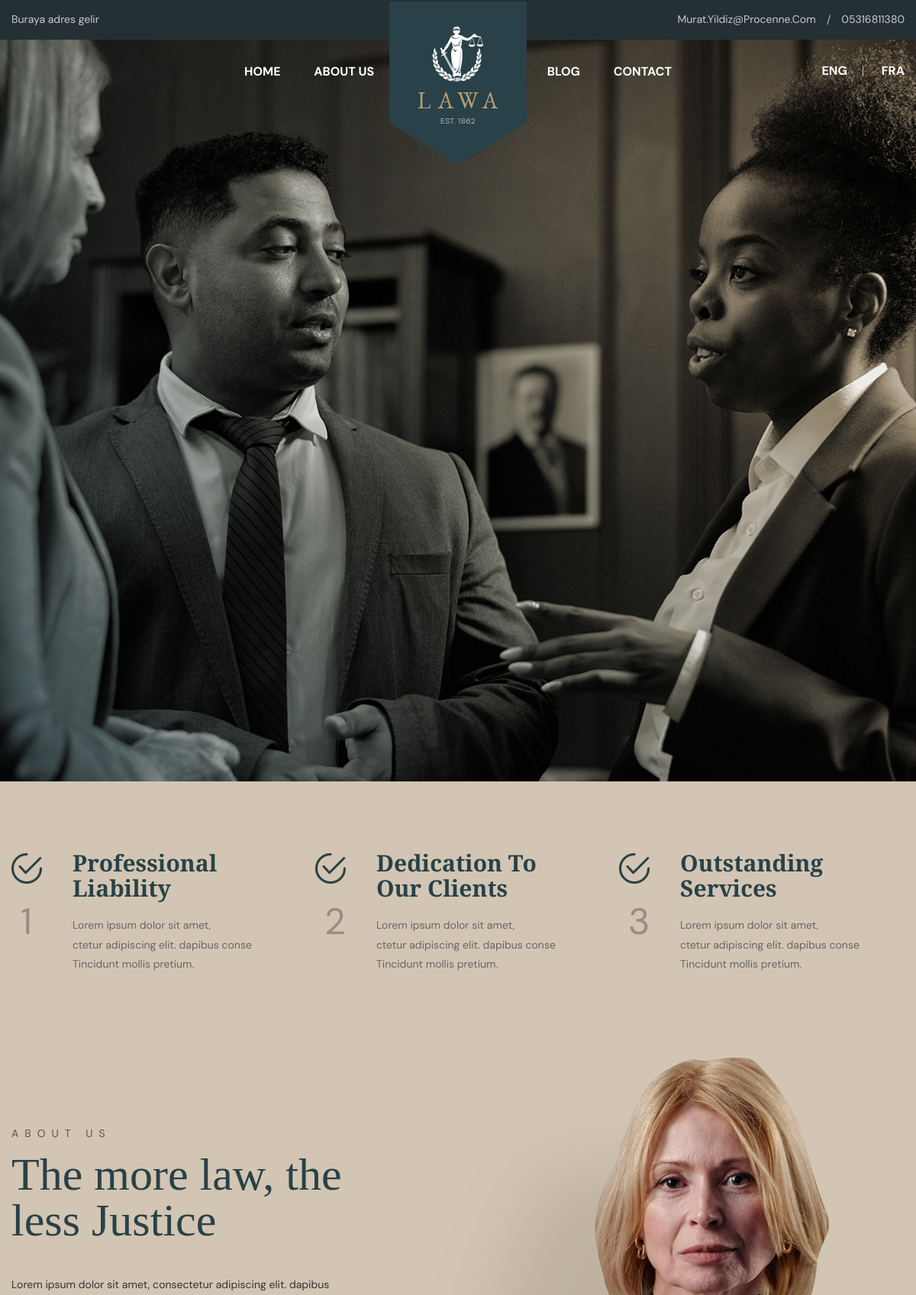
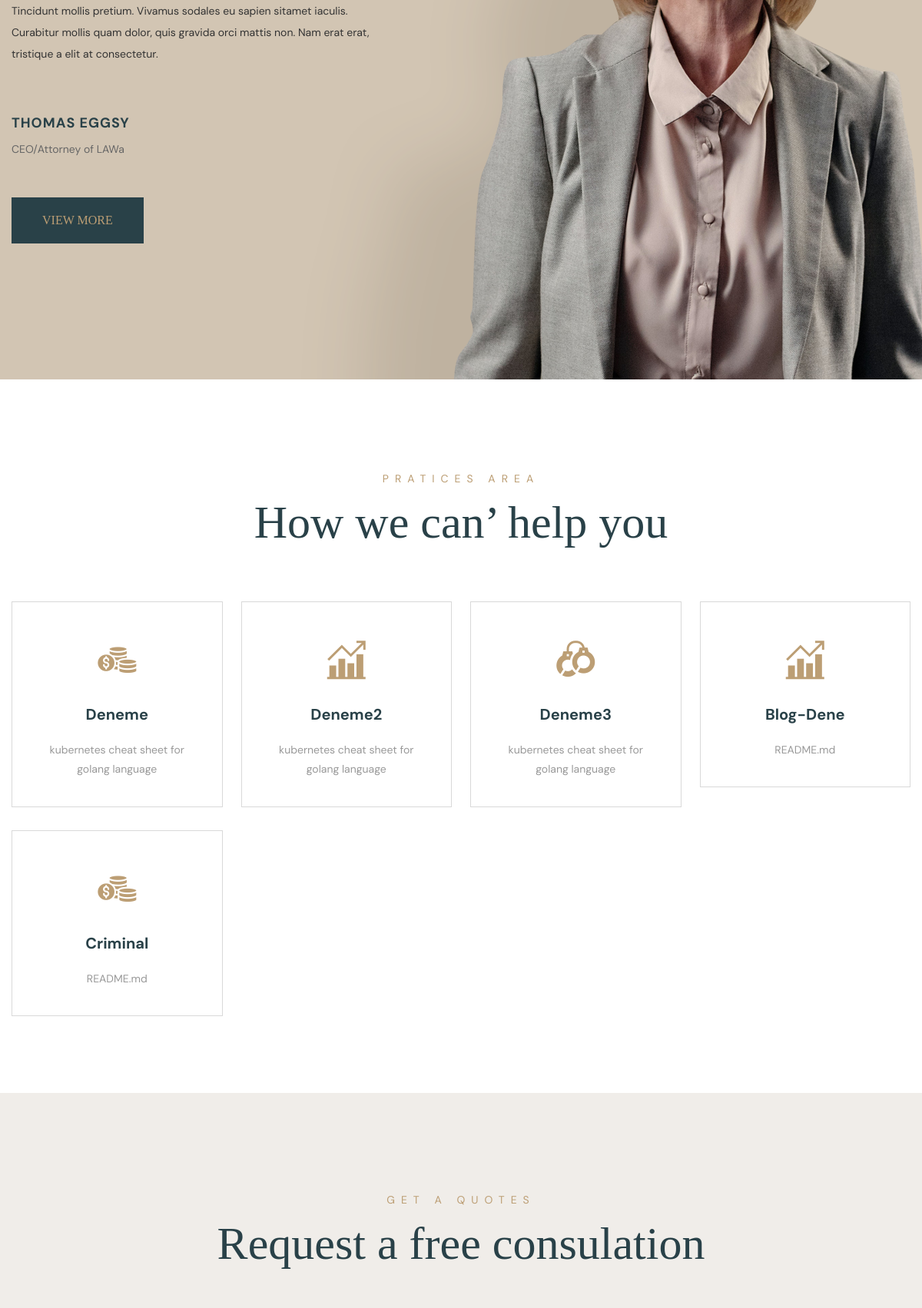
The page / (upper part) on the database its author committed (2 pictures, top to bottom).
### app/models.py (models this page shows, shortened)
class BannerContactInfo(models.Model):
    address = models.CharField(max_length=255, verbose_name="Adres")
    email = models.EmailField(max_length=255, verbose_name="E-Mail")
    phone_number = models.CharField(max_length=20, verbose_name="Telefon")
    twitter_url = models.URLField(max_length=200, verbose_name="Twitter URL", blank=True, null=True)
    linkedin_url = models.URLField(max_length=200, verbose_name="LinkedIn URL", blank=True, null=True)

class Services(models.Model):
    SERVICES_CHOICES = [
        ('flaticon-money-1', 'flaticon-money-1'),
        ('flaticon-sedan-car-front', 'flaticon-sedan-car-front'),
        ('flaticon-shelter', 'flaticon-shelter'),
        ('flaticon-dollar', 'flaticon-dollar'),
        ('flaticon-trend', 'flaticon-trend'),
        ('flaticon-plumber', 'flaticon-plumber'),
        ('flaticon-building', 'flaticon-building'),
        ('flaticon-handcuff', 'flaticon-handcuff'),
    ]
    Services_Icon = models.CharField(max_length=25, choices=SERVICES_CHOICES, default='flaticon-handcuff')
    headers = models.CharField(max_length=255, verbose_name="Headers")
    Description = models.CharField(max_length=255, verbose_name="Description")
    image = models.ImageField(upload_to='services_image/')

### app/views.py (the view)
# urls.py: path('', views.index, name='index'),  # Örnek bir URL tanımı
def index(request):
    if request.method == 'POST':
        name = request.POST.get('name')
        subject = request.POST.get('subject')
        email = request.POST.get('email')
        message = request.POST.get('message')
        print(message)
        MailSend(name,subject,email,message)
        return redirect('index')
    else:
        Banner_All = BannerContactInfo.objects.all()
        Service_All = Services.objects.all()
        FooterSocialMedya_All = FooterSocialMedya.objects.all()
        return render(request, 'index.html', {'Banner_All': Banner_All, 'Service_All': Service_All, 'FooterSocialMedya_All': FooterSocialMedya_All})

### app/templates/index.html (shortened to what this page needs)
<!DOCTYPE html>
<html lang="en-US">
{% load static %}
{% include 'pieces/head.html' %}
<body>
	<div class="page-wrapper">
		{% include 'pieces/navbar.html' %}
		{% include 'pieces/banner.html' %}
		{% include 'pieces/about.html' %}
		{% include 'pieces/Services.html' %}
		{% include 'pieces/Consulation.html' %}
	</div>
</body>
</html>

### app/templates/pieces/navbar.html (shortened to what this page needs)
{% load static %}
		<header class="main-header">
			{% for contact in Banner_All %}
			<div class="header-top">
				<div class="auto-container">
					<div class="inner-container clearfix">
						<div class="top-left pull-left">
							<div class="text">{{ contact.address }}</div>
						</div>
						<div class="top-right pull-right">
							<ul class="info-list">
								<li><a href="mailto:contact@lawa.com">{{ contact.email }}</a></li>
								<li><a href="tel:+003-5684-24-24-23">{{ contact.phone_number }}</a></li>
							</ul>
						</div>
					</div>
				</div>
			</div>
			{% endfor %}
			<div class="header-upper">
				<div class="auto-container">
					<div class="clearfix">
						<div class="pull-left logo-box">
							<div class="logo"><a href="/"><img src="{% static 'images/logo.png' %}" alt="" title=""></a></div>
						</div>
						<div class="nav-outer clearfix">
							<nav class="main-menu navbar-expand-md">
								<div class="navbar-collapse show collapse clearfix" id="navbarSupportedContent">
									<ul class="navigation left-nav clearfix">
										<li><a href="/">Home</a></li>
										<li><a href="/about/">About Us</a></li>
									</ul>
									<ul class="navigation right-nav clearfix">
										<li><a href="/blog/">Blog</a></li>
										<li><a href="/contact">Contact</a></li>
									</ul>
								</div>
							</nav>
							{% for contact2 in Banner_All %}
							<ul class="social-box">
								<li>
									<a href="{{ contact2.twitter_url }}" target="_blank" rel="noopener noreferrer">
										<span class="icofont-twitter"></span>
									</a>
								</li>
								<li>
									<a href="{{ contact2.linkedin_url }}" target="_blank" rel="noopener noreferrer">
										<span class="icofont-linkedin"></span>
									</a>
								</li>
							</ul>
							{% endfor %}
							<div class="outer-box">
								<ul class="language-nav">
									<li><a href="#">Eng</a></li>
									<li><a href="#">Fra</a></li>
								</ul>
							</div>
						</div>
					</div>
				</div>
			</div>
		</header>

### app/templates/pieces/Services.html (shortened to what this page needs)
{% load static %}
		<section class="services-section">
			<div class="auto-container">
				<div class="sec-title centered">
					<div class="title">pratices area</div>
					<h2>How we can’ help you</h2>
				</div>
				<div class="row clearfix">
					{% for Service in Service_All %}
					<div class="service-block col-lg-3 col-md-6 col-sm-12">
						<div class="inner-box">
							<div class="icon-box">
								<span class="icon {{ Service.Services_Icon }}"></span>
							</div>
							<h5><a href="/blogs/{{ Service.headers }}/">{{ Service.headers }}</a></h5>
							<div class="text">{{ Service.Description }}
							</div>
						</div>
					</div>
					{% endfor %}
				</div>
			</div>
		</section>

### rows shown on the page
BannerContactInfo: address "Buraya adres gelir", email "Murat.yildiz@procenne.com", phone_number "05316811380"
Services: headers "Deneme", Description "kubernetes cheat sheet for golang language"
Services: headers "Deneme2", Description "kubernetes cheat sheet for golang language"
Services: headers "Deneme3", Description "kubernetes cheat sheet for golang language"
Services: headers "Blog-Dene", Description "README.md"
Services: headers "Criminal", Description "README.md"
